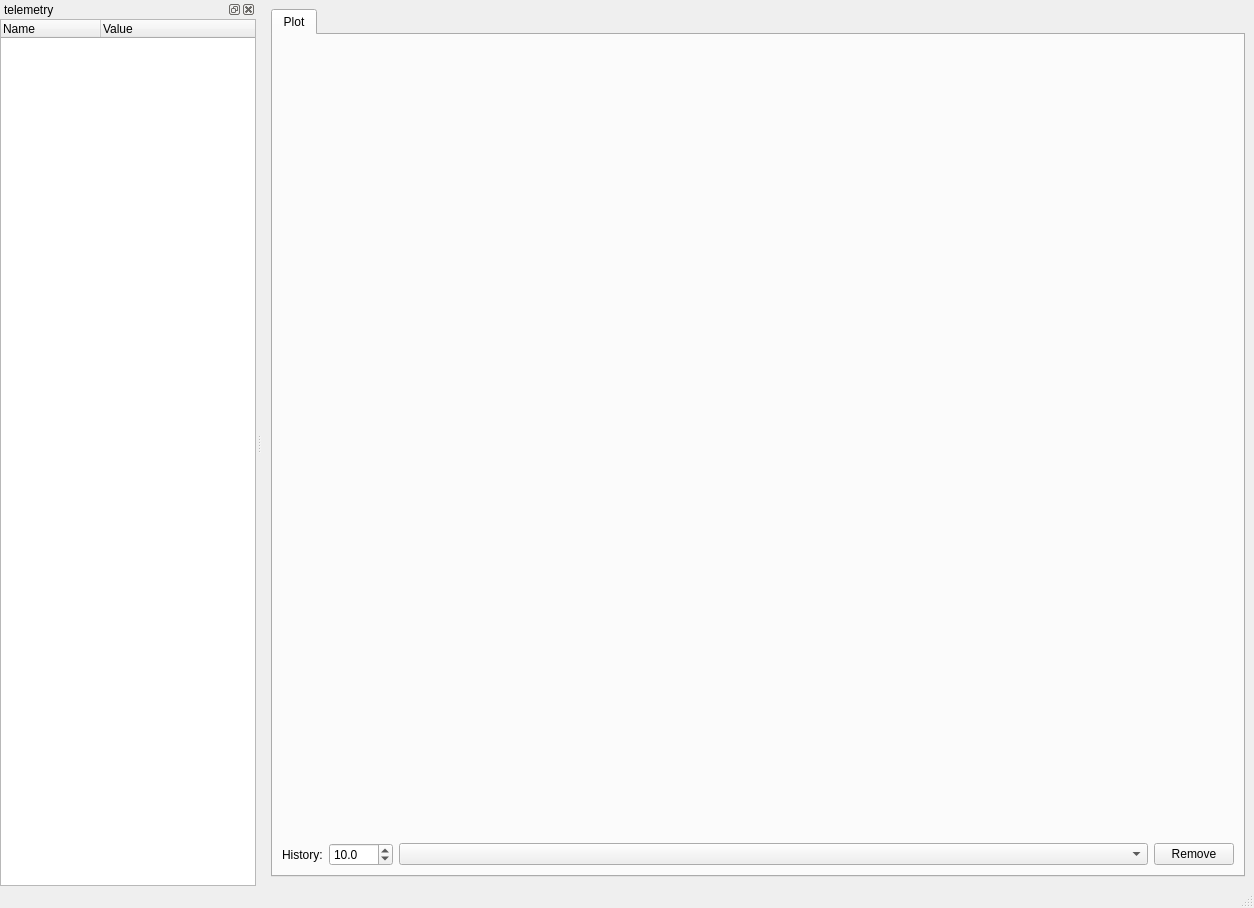
<?xml version="1.0" encoding="UTF-8"?>
<ui version="4.0">
 <class>MpacklogMainWindow</class>
 <widget class="QMainWindow" name="MpacklogMainWindow">
  <property name="geometry">
   <rect>
    <x>0</x>
    <y>0</y>
    <width>1254</width>
    <height>908</height>
   </rect>
  </property>
  <property name="windowTitle">
   <string>mpacklog</string>
  </property>
  <property name="dockOptions">
   <set>QMainWindow::AllowTabbedDocks|QMainWindow::AnimatedDocks|QMainWindow::ForceTabbedDocks</set>
  </property>
  <widget class="QWidget" name="centralwidget">
   <layout class="QVBoxLayout" name="verticalLayout_3">
    <item>
     <widget class="QTabWidget" name="tabWidget">
      <property name="currentIndex">
       <number>0</number>
      </property>
      <widget class="QWidget" name="tab">
       <attribute name="title">
        <string>Plot</string>
       </attribute>
       <layout class="QVBoxLayout" name="verticalLayout_4">
        <item>
         <widget class="QWidget" name="plotHolderWidget" native="true">
          <property name="sizePolicy">
           <sizepolicy hsizetype="Preferred" vsizetype="Preferred">
            <horstretch>0</horstretch>
            <verstretch>1</verstretch>
           </sizepolicy>
          </property>
         </widget>
        </item>
        <item>
         <layout class="QHBoxLayout" name="horizontalLayout">
          <item>
           <widget class="QLabel" name="historyLabel">
            <property name="text">
             <string>History:</string>
            </property>
           </widget>
          </item>
          <item>
           <widget class="QDoubleSpinBox" name="historySpin">
            <property name="decimals">
             <number>1</number>
            </property>
            <property name="maximum">
             <double>5000.000000000000000</double>
            </property>
            <property name="value">
             <!-- This value is also written in plot_widget.py, in DEFAULT_HISTORY_DURATION. The two values should be kept in sync. -->
             <double>10.000000000000000</double>
            </property>
           </widget>
          </item>
          <item>
           <widget class="QComboBox" name="plotItemCombo">
            <property name="sizePolicy">
             <sizepolicy hsizetype="Preferred" vsizetype="Fixed">
              <horstretch>1</horstretch>
              <verstretch>0</verstretch>
             </sizepolicy>
            </property>
           </widget>
          </item>
          <item>
           <widget class="QPushButton" name="plotItemRemoveButton">
            <property name="text">
             <string>Remove</string>
            </property>
           </widget>
          </item>
         </layout>
        </item>
       </layout>
      </widget>
     </widget>
    </item>
   </layout>
  </widget>
  <widget class="QMenuBar" name="menubar">
   <property name="geometry">
    <rect>
     <x>0</x>
     <y>0</y>
     <width>1254</width>
     <height>19</height>
    </rect>
   </property>
  </widget>
  <widget class="QStatusBar" name="statusbar"/>
  <widget class="QDockWidget" name="telemetryDock">
   <property name="baseSize">
    <size>
     <width>0</width>
     <height>0</height>
    </size>
   </property>
   <property name="windowTitle">
    <string>telemetry</string>
   </property>
   <attribute name="dockWidgetArea">
    <number>1</number>
   </attribute>
   <widget class="QWidget" name="telemetryDockWidget">
    <layout class="QVBoxLayout" name="verticalLayout_2">
     <property name="margin">
      <number>0</number>
     </property>
     <item>
      <widget class="QTreeWidget" name="telemetryTreeWidget">
       <property name="baseSize">
        <size>
         <width>0</width>
         <height>0</height>
        </size>
       </property>
       <property name="columnCount">
        <number>2</number>
       </property>
       <attribute name="headerVisible">
        <bool>true</bool>
       </attribute>
       <column>
        <property name="text">
         <string notr="true">Name</string>
        </property>
       </column>
       <column>
        <property name="text">
         <string notr="true">Value</string>
        </property>
       </column>
      </widget>
     </item>
    </layout>
   </widget>
  </widget>
 </widget>
 <resources/>
 <connections/>
</ui>
